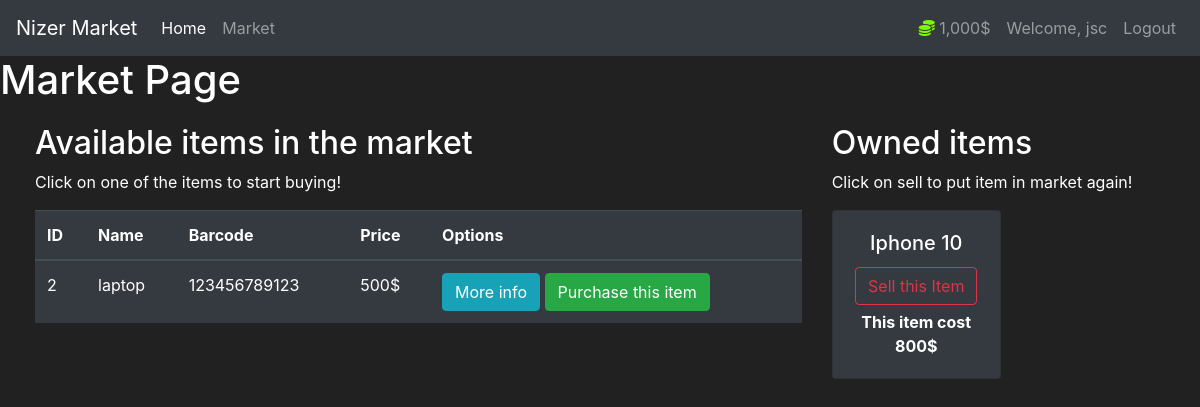
The page /market (signed in) on the database as committed earlier.
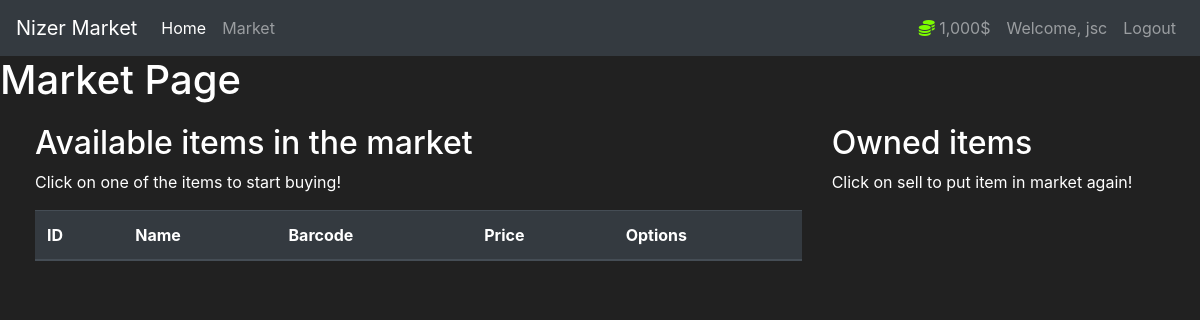
The same page on the database as committed later.
### market/models.py (models this page shows, shortened)
class Item(db.Model):
    id = db.Column(db.Integer(), primary_key=True)
    name = db.Column(db.String(length=30), nullable=False, unique=True)
    price = db.Column(db.Integer(), nullable=False)
    barcode = db.Column(db.String(length=12), nullable=False, unique=True)
    description = db.Column(db.String(length=1000), nullable=False, unique=True)
    owner = db.Column(db.Integer(), db.ForeignKey('user.id'))

### market/routes.py (the view, shortened to what this page needs)
@app.route('/market', methods=['Get', 'Post'])
@login_required
def market_page():
    purchase_form = PurchaseItemForm()
    selling_form = SellItemForm()
    if request.method == "GET":
        items = Item.query.filter_by(owner=None)
        owned_items = Item.query.filter_by(owner=current_user.id)
        return render_template('market.html', items=items, purchase_form=purchase_form, owned_items=owned_items, selling_form=selling_form)

### market/models.py (called while the page is built)
@login_manager.user_loader
def load_user(user_id):
    return User.query.get(int(user_id))

    @property
    def prettier_budget(self):
        if len(str(self.budget)) >=4:
            return f'{str(self.budget)[:-3]},{str(self.budget)[-3:]}$'
        else:
            return f'{self.budget}$'

### market/templates/market.html (shortened to what this page needs)
{% extends 'base.html' %}
{% block content %}
<h1>Market Page</h1>
<div class="row" style="margin-top: 20px; margin-left: 20px;">
   <div class="col-8">
      <h2>Available items in the market</h2>
      <p>Click on one of the items to start buying!</p>
      <table class="table table-hover table-dark">
         <thead>
            <tr>
               <th scope="col">ID</th>
               <th scope="col">Name</th>
               <th scope="col">Barcode</th>
               <th scope="col">Price</th>
               <th scope="col">Options</th>
            </tr>
         </thead>
         <tbody>
            {% for item in items %}
            <tr>
               <td>{{ item.id }}</td>
               <td>{{ item.name }}</td>
               <td>{{ item.barcode }}</td>
               <td>{{ item.price }}$</td>
               <td>
                  <button class="btn btn-outline btn-info" data-toggle="modal" data-target="#exampleModalLong-{{ item.id }}">More info</button>
                  <button class="btn btn-outline btn-success" data-toggle="modal" data-target="#PurchaseConfirm-{{ item.id }}">Purchase this item</button>
               </td>
            </tr>
            {% endfor %}
         </tbody>
      </table>
   </div>
   <div class="col-4">
      <h2>Owned items</h2>
      <p>Click on sell to put item in market again!</p>
      <div class="row">
         {% for owned_item in owned_items %}
         <div class="col-md-6">
            <div style="margin-bottom: 5px" class="card text-center bg-dark">
               <div class="card-body">
                  <h5 class="card-title">{{ owned_item.name }}</h5>
                  <button type="button" class="btn btn-outline-danger" style="margin-bottom: 5px"
                     data-toggle="modal" data-target="#SellingConfirm-{{ owned_item.id }}">
                  Sell this Item
                  </button>
                  <p class="card-text"><strong>This item cost {{ owned_item.price }}$</strong></p>
               </div>
            </div>
         </div>
         {% endfor %}
      </div>
   </div>
</div>
{% endblock %}

Rows that differ between the two databases and show on the page:
no longer on this page (row edited): Item: id "2", name "laptop", barcode "123456789123", price "500", shown under "Available items in the market"
no longer on this page (row edited): Item: name "Iphone 10", price "800", shown under "Owned items"
